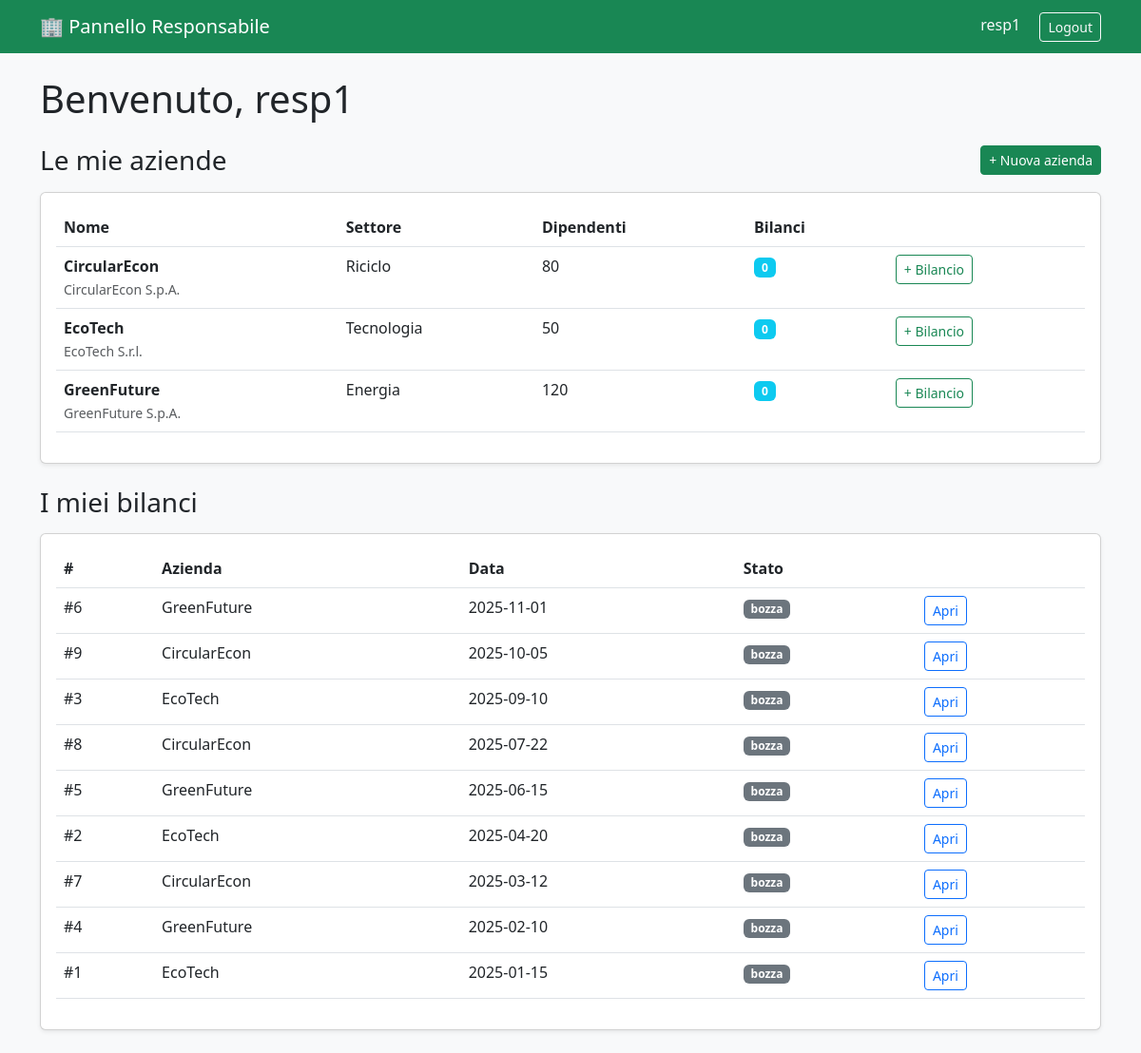
The app's page /php/responsabile/dashboard.php (signed in) with its own data.
### tables this page shows
CREATE TABLE azienda (
    ragione_sociale   VARCHAR(100) NOT NULL,
    nome              VARCHAR(100) NOT NULL,
    partita_iva       CHAR(11)     NOT NULL UNIQUE,
    settore           VARCHAR(80)  NOT NULL,
    num_dipendenti    INT          NOT NULL,
    logo              VARCHAR(255),
    nr_bilanci        INT          NOT NULL DEFAULT 0,
    username_responsabile VARCHAR(50) NOT NULL,

    PRIMARY KEY (ragione_sociale),
    FOREIGN KEY (username_responsabile) REFERENCES responsabile_aziendale(username)
        ON UPDATE CASCADE,
    CHECK (num_dipendenti >= 0),
    CHECK (nr_bilanci >= 0)
);

CREATE TABLE bilancio (
    id_bilancio      INT          NOT NULL AUTO_INCREMENT,
    data_creazione   DATE         NOT NULL DEFAULT (CURRENT_DATE),
    stato            VARCHAR(20)  NOT NULL DEFAULT 'bozza',
    ragione_sociale  VARCHAR(100) NOT NULL,

    PRIMARY KEY (id_bilancio),
    FOREIGN KEY (ragione_sociale) REFERENCES azienda(ragione_sociale)
        ON DELETE CASCADE ON UPDATE CASCADE,
    CHECK (stato IN ('bozza', 'in_revisione', 'approvato', 'respinto'))
);

### php/responsabile/dashboard.php (the view, shortened to what this page needs)
<?php
require_once '../db.php';
$me = $_SESSION['username'];
$stmt = $pdo->prepare("
    SELECT ragione_sociale, nome, settore, num_dipendenti, nr_bilanci
    FROM azienda
    WHERE username_responsabile = ?
    ORDER BY nome
");
$stmt->execute([$me]);
$le_mie_aziende = $stmt->fetchAll();
$stmt = $pdo->prepare("
    SELECT b.id_bilancio, b.data_creazione, b.stato, a.nome AS nome_azienda
    FROM bilancio b
    JOIN azienda a ON a.ragione_sociale = b.ragione_sociale
    WHERE a.username_responsabile = ?
    ORDER BY b.data_creazione DESC
");
$stmt->execute([$me]);
$miei_bilanci = $stmt->fetchAll();
?>
<!DOCTYPE html>
<html lang="it">
<head>
  <link href="https://cdn.jsdelivr.net/npm/bootstrap@5.3.0/dist/css/bootstrap.min.css" rel="stylesheet">
</head>
<body class="bg-light">
<nav class="navbar navbar-dark bg-success mb-4">
  <div class="container">
    <a class="navbar-brand" href="dashboard.php">🏢 Pannello Responsabile</a>
    <div>
      <span class="text-light me-3"><?= htmlspecialchars($me) ?></span>
      <a href="../auth/logout.php" class="btn btn-outline-light btn-sm">Logout</a>
    </div>
  </div>
</nav>
<div class="container">
  <h1 class="mb-4">Benvenuto, <?= htmlspecialchars($me) ?></h1>
  <div class="d-flex justify-content-between align-items-center mb-3">
    <h3 class="mb-0">Le mie aziende</h3>
    <a href="registra_azienda.php" class="btn btn-success btn-sm">+ Nuova azienda</a>
  </div>
  <div class="card shadow-sm mb-4">
    <div class="card-body">
      <?php if (count($le_mie_aziende) > 0): ?>
        <table class="table">
          <thead>
            <tr><th>Nome</th><th>Settore</th><th>Dipendenti</th><th>Bilanci</th><th></th></tr>
          </thead>
          <tbody>
            <?php foreach ($le_mie_aziende as $a): ?>
              <tr>
                <td><strong><?= htmlspecialchars($a['nome']) ?></strong><br>
                    <small class="text-muted"><?= htmlspecialchars($a['ragione_sociale']) ?></small></td>
                <td><?= htmlspecialchars($a['settore']) ?></td>
                <td><?= $a['num_dipendenti'] ?></td>
                <td><span class="badge bg-info"><?= $a['nr_bilanci'] ?></span></td>
                <td>
                  <a href="crea_bilancio.php?azienda=<?= urlencode($a['ragione_sociale']) ?>"
                     class="btn btn-sm btn-outline-success">+ Bilancio</a>
                </td>
              </tr>
            <?php endforeach; ?>
          </tbody>
        </table>
      <?php else: ?>
        <p class="text-muted mb-0">Non hai ancora registrato aziende. <a href="registra_azienda.php">Inizia ora</a>.</p>
      <?php endif; ?>
    </div>
  </div>
  <h3 class="mb-3">I miei bilanci</h3>
  <div class="card shadow-sm mb-4">
    <div class="card-body">
      <?php if (count($miei_bilanci) > 0): ?>
        <table class="table">
          <thead>
            <tr><th>#</th><th>Azienda</th><th>Data</th><th>Stato</th><th></th></tr>
          </thead>
          <tbody>
            <?php foreach ($miei_bilanci as $b): ?>
              <tr>
                <td>#<?= $b['id_bilancio'] ?></td>
                <td><?= htmlspecialchars($b['nome_azienda']) ?></td>
                <td><?= $b['data_creazione'] ?></td>
                <td><span class="badge bg-secondary"><?= $b['stato'] ?></span></td>
                <td><a href="bilancio.php?id=<?= $b['id_bilancio'] ?>" class="btn btn-sm btn-outline-primary">Apri</a></td>
              </tr>
            <?php endforeach; ?>
          </tbody>
        </table>
      <?php else: ?>
        <p class="text-muted mb-0">Nessun bilancio creato.</p>
      <?php endif; ?>
    </div>
  </div>
</div>
</body>
</html>

### records on screen
azienda: nome "CircularEcon", ragione_sociale "CircularEcon S.p.A.", settore "Riciclo", num_dipendenti "80", nr_bilanci "0"
azienda: nome "EcoTech", ragione_sociale "EcoTech S.r.l.", settore "Tecnologia", num_dipendenti "50", nr_bilanci "0"
azienda: nome "GreenFuture", ragione_sociale "GreenFuture S.p.A.", settore "Energia", num_dipendenti "120", nr_bilanci "0"
bilancio: id_bilancio "6", ragione_sociale.nome "GreenFuture", data_creazione "2025-11-01", stato "bozza"
bilancio: id_bilancio "9", ragione_sociale.nome "CircularEcon", data_creazione "2025-10-05", stato "bozza"
bilancio: id_bilancio "3", ragione_sociale.nome "EcoTech", data_creazione "2025-09-10", stato "bozza"
bilancio: id_bilancio "8", ragione_sociale.nome "CircularEcon", data_creazione "2025-07-22", stato "bozza"
bilancio: id_bilancio "5", ragione_sociale.nome "GreenFuture", data_creazione "2025-06-15", stato "bozza"
bilancio: id_bilancio "2", ragione_sociale.nome "EcoTech", data_creazione "2025-04-20", stato "bozza"
bilancio: id_bilancio "7", ragione_sociale.nome "CircularEcon", data_creazione "2025-03-12", stato "bozza"
bilancio: id_bilancio "4", ragione_sociale.nome "GreenFuture", data_creazione "2025-02-10", stato "bozza"
bilancio: id_bilancio "1", ragione_sociale.nome "EcoTech", data_creazione "2025-01-15", stato "bozza"

### other values on screen
$me "resp1"
